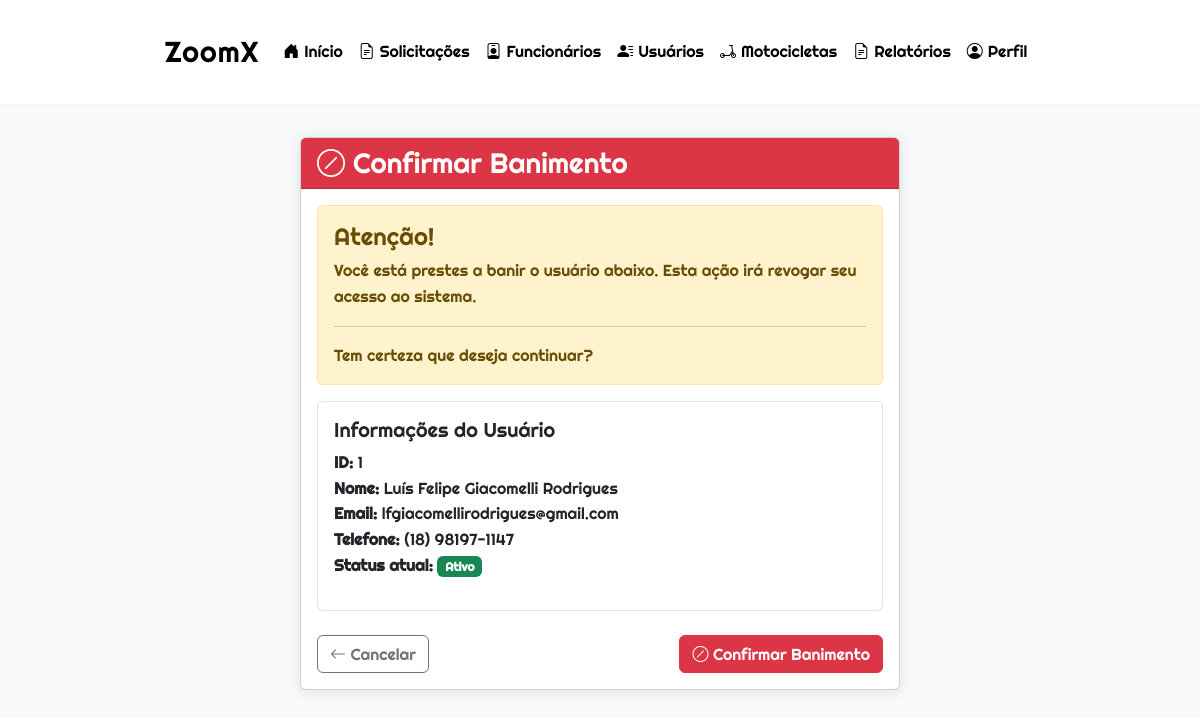
The app's page /admin/usuarios/banir_usuario.php?id=1 (signed in) with its own data.
### tables this page shows
CREATE TABLE `usuarios` (
  `usu_codigo` int(11) NOT NULL,
  `usu_nome` varchar(255) NOT NULL,
  `usu_email` varchar(255) NOT NULL,
  `usu_senha` varchar(255) NOT NULL,
  `usu_telefone` varchar(15) NOT NULL,
  `usu_ativo` tinyint(1) DEFAULT NULL,
  `usu_created_at` timestamp NOT NULL DEFAULT current_timestamp(),
  `usu_updated_at` timestamp NOT NULL DEFAULT current_timestamp() ON UPDATE current_timestamp()
);

### admin/usuarios/banir_usuario.php (the view, shortened to what this page needs)
<?php
$conexao = conexao::getInstance();
$id = $_GET['id'];
$sql = 'SELECT * FROM usuarios WHERE usu_codigo = ?';
$stmt = $conexao->prepare($sql);
$stmt->execute([$id]);
$usuario = $stmt->fetch(PDO::FETCH_ASSOC);
?>
<!DOCTYPE html>
<html lang="pt-BR">
<head>
    <link href="https://cdn.jsdelivr.net/npm/bootstrap@5.3.0/dist/css/bootstrap.min.css" rel="stylesheet">
    <link rel="stylesheet" href="https://cdn.jsdelivr.net/npm/bootstrap-icons@1.10.0/font/bootstrap-icons.css">
</head>
<body>
    <?php include '../../components/header_admin.php'; ?>
    <div class="container">
        <div class="row justify-content-center">
            <div class="col-md-8">
                <div class="card">
                    <div class="card-header bg-danger text-white">
                        <h3 class="mb-0"><i class="bi bi-slash-circle me-2"></i>Confirmar Banimento</h3>
                    </div>
                    <div class="card-body">
                        <div class="alert alert-warning">
                            <h4 class="alert-heading">Atenção!</h4>
                            <p>Você está prestes a banir o usuário abaixo. Esta ação irá revogar seu acesso ao sistema.</p>
                            <hr>
                            <p class="mb-0">Tem certeza que deseja continuar?</p>
                        </div>
                        <div class="mb-4 p-3 border rounded">
                            <h5>Informações do Usuário</h5>
                            <ul class="list-unstyled">
                                <li><strong>ID:</strong> <?php echo $usuario['usu_codigo']; ?></li>
                                <li><strong>Nome:</strong> <?php echo $usuario['usu_nome']; ?></li>
                                <li><strong>Email:</strong> <?php echo $usuario['usu_email']; ?></li>
                                <li><strong>Telefone:</strong> <?php echo $usuario['usu_telefone']; ?></li>
                                <li><strong>Status atual:</strong> <span class="badge bg-<?php echo $usuario['usu_ativo'] ? 'success' : 'danger'; ?>">
                                    <?php echo $usuario['usu_ativo'] ? 'Ativo' : 'Banido'; ?>
                                </span></li>
                            </ul>
                        </div>
                        <form method="POST" action="../../actions/actionusuario.php">
                            <div class="d-flex justify-content-between">
                                <a href="usuarios.php" class="btn btn-outline-secondary">
                                    <i class="bi bi-arrow-left"></i> Cancelar
                                </a>
                                <button type="submit" class="btn btn-danger">
                                    <i class="bi bi-slash-circle"></i> Confirmar Banimento
                                </button>
                            </div>
                        </form>
                    </div>
                </div>
            </div>
        </div>
    </div>
</body>
</html>

### admin/usuarios/banir_usuario.php (style rules this page uses)
:root { --bg-color: #f0f0f0; --text-color: #000; --accent-color: #000; }
body { font-family: 'Righteous', sans-serif; background-color: var(--bg-color); color: var(--text-color); }
.navbar-brand, .nav-link, .dropdown-item, h1, h2, h3, h4, h5, h6 { font-family: 'Righteous', sans-serif; }
.card { border: none; box-shadow: 0 2px 15px rgba(0, 0, 0, 0.1); max-width: 600px; margin: 2rem auto; }

### components/header_admin.php (style rules this page uses)
:root { --primary: #000; --secondary: #fff; --accent: #007bff; --light-bg: #f8f9fa; }
body { font-family: 'Righteous', sans-serif; background-color: var(--light-bg); color: var(--primary); line-height: 1.6; }

### records on screen
usuarios: usu_codigo "1", usu_nome "Luís Felipe Giacomelli Rodrigues", usu_email "lfgiacomellirodrigues@gmail.com", usu_telefone "(18) 98197-1147"
